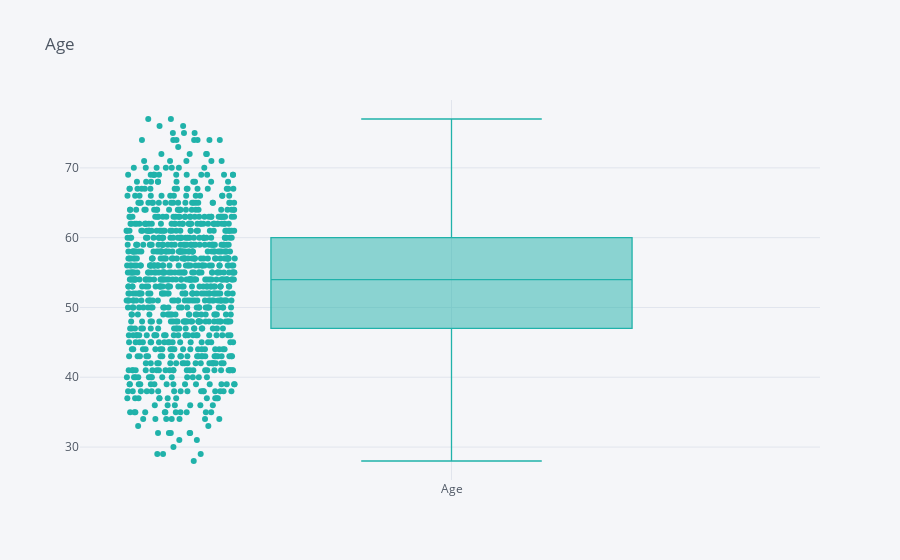
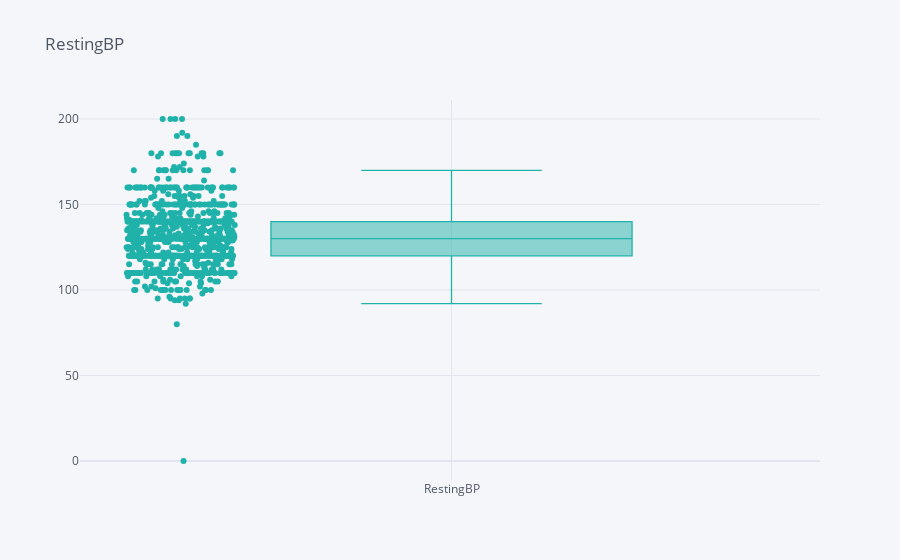

The notebook cell these images were saved under, in order:
### Code cell
for i in numerical:
    train_data[i].iplot(kind="box", title=i, boxpoints="all", color='lightseagreen')

### Figure 1 — Plotly figure (JSON) as saved in the notebook; plotly's stock layout.template omitted (floating-point values rounded to 4 significant figures; data arrays with more than 128 entries replaced by an {"elided": "..."} marker saying what was removed)
{"data": [{"boxpoints": "all", "line": {"width": 1.3}, "marker": {"color": "rgba(32, 178, 170, 1.0)"}, "name": "Age", "orientation": "v", "type": "box", "y": {"elided": "918 int values"}}], "layout": {"legend": {"bgcolor": "#F5F6F9", "font": {"color": "#4D5663"}}, "paper_bgcolor": "#F5F6F9", "plot_bgcolor": "#F5F6F9", "title": {"font": {"color": "#4D5663"}, "text": "Age"}, "xaxis": {"gridcolor": "#E1E5ED", "showgrid": true, "tickfont": {"color": "#4D5663"}, "title": {"font": {"color": "#4D5663"}, "text": ""}, "zerolinecolor": "#E1E5ED"}, "yaxis": {"gridcolor": "#E1E5ED", "showgrid": true, "tickfont": {"color": "#4D5663"}, "title": {"font": {"color": "#4D5663"}, "text": ""}, "zerolinecolor": "#E1E5ED"}}}

### Figure 2 — Plotly figure (JSON) as saved in the notebook; plotly's stock layout.template omitted (floating-point values rounded to 4 significant figures; data arrays with more than 128 entries replaced by an {"elided": "..."} marker saying what was removed)
{"data": [{"boxpoints": "all", "line": {"width": 1.3}, "marker": {"color": "rgba(32, 178, 170, 1.0)"}, "name": "RestingBP", "orientation": "v", "type": "box", "y": {"elided": "918 int values"}}], "layout": {"legend": {"bgcolor": "#F5F6F9", "font": {"color": "#4D5663"}}, "paper_bgcolor": "#F5F6F9", "plot_bgcolor": "#F5F6F9", "title": {"font": {"color": "#4D5663"}, "text": "RestingBP"}, "xaxis": {"gridcolor": "#E1E5ED", "showgrid": true, "tickfont": {"color": "#4D5663"}, "title": {"font": {"color": "#4D5663"}, "text": ""}, "zerolinecolor": "#E1E5ED"}, "yaxis": {"gridcolor": "#E1E5ED", "showgrid": true, "tickfont": {"color": "#4D5663"}, "title": {"font": {"color": "#4D5663"}, "text": ""}, "zerolinecolor": "#E1E5ED"}}}
